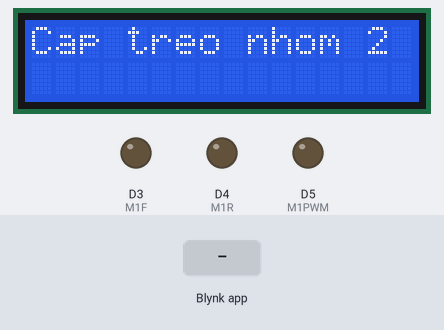
The sketch below on a simulated ESP8266 (NodeMCU). Shown: 16×2 character LCD, output pins drawn as LEDs (lit = HIGH). Inputs (shaded band) come from the test bench. WiFi joins after 1.5 s; servers stay silent unless stated.

Above: at 3.0 s.
3.1 s: Blynk app writes 1 to V1
At 4.0 s:
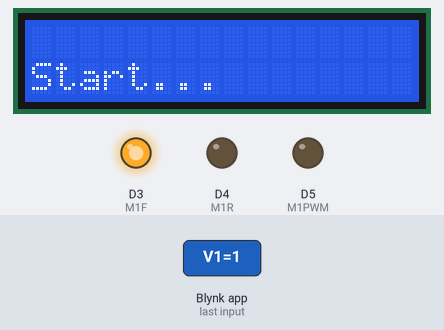
4.6 s: Blynk app writes 0 to V1
At 5.1 s:
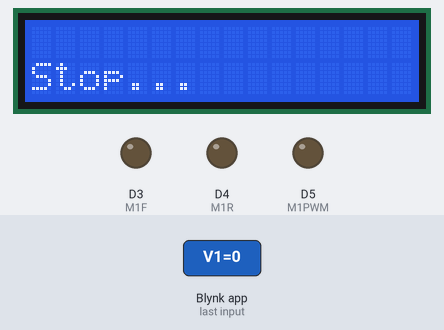
6.1 s: Blynk app writes 1 to V2
At 7.3 s:
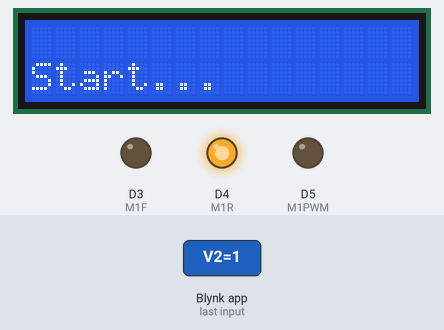
7.6 s: Blynk app writes 1 to V3
At 8.2 s:
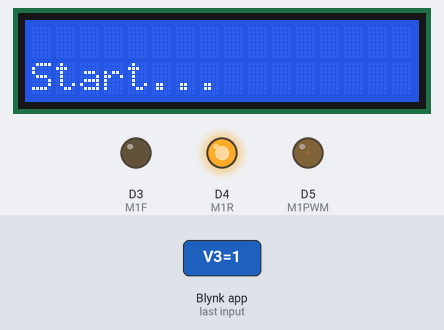
9.1 s: Blynk app writes 200 to V1
At 9.7 s:
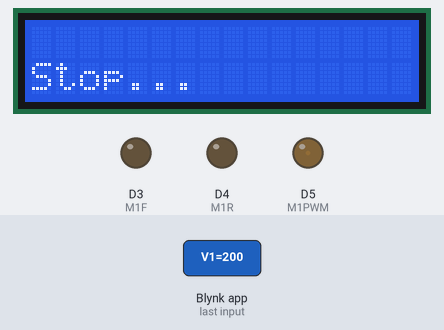
10.6 s: Blynk app writes 200 to V3
At 11.7 s:
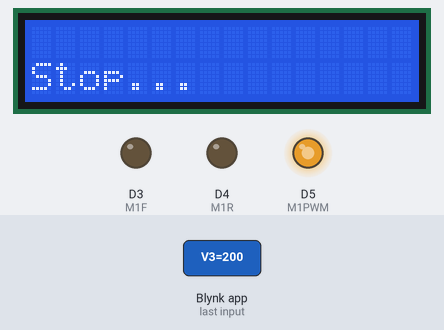
Timing chart, 0 to 13.1 s (numbered marks = the images above; inputs shaded):
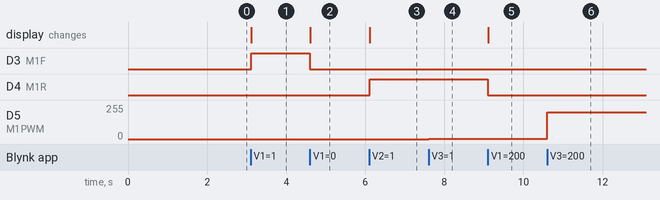

The sketch:

final_code_blynk.ino
```cpp
#define BLYNK_PRINT Serial

#define BLYNK_TEMPLATE_ID "TMPL6ge-1XtPE"
#define BLYNK_TEMPLATE_NAME "Cable car control"
#define BLYNK_AUTH_TOKEN "QmVk3zOxhj-K09rJGXFiH-bs3kzz2Wmg"

#include <ESP8266WiFi.h>
#include <BlynkSimpleEsp8266.h>
#include <LiquidCrystal_I2C.h>
#include <Wire.h>

char auth[] = BLYNK_AUTH_TOKEN;
char ssid[] = "Nha Tro 25 C";  // Nhập tên mạng WiFi của bạn
char pass[] = "matmangroi";    // Nhập mật khẩu mạng WiFi của bạn

int M1PWM = D5;
int M1F = D3;  // GPIO0
int M1R = D4;  // GPIO2
int pinValue1 = 0;
int increment = 15;  // Giá trị tăng/giảm tốc độ (có thể điều chỉnh)
LiquidCrystal_I2C lcd(0x27,16,2);

BLYNK_WRITE(V1)
{
  int buttonState = param.asInt();
  if (buttonState == HIGH)
  {
    lcd.clear();
    lcd.setCursor(0, 1);
    lcd.print("Start...");
    digitalWrite(M1F, HIGH);
    digitalWrite(M1R, LOW);
  }
  else
  {
    digitalWrite(M1F, LOW);
    digitalWrite(M1R, LOW);
    lcd.clear();
    lcd.setCursor(0, 1);
    lcd.print("Stop...");
  }
}

BLYNK_WRITE(V2)
{
  int buttonState = param.asInt();
  if (buttonState == HIGH)
  {
    lcd.clear();
    lcd.setCursor(0, 1);
    lcd.print("Start...");
    digitalWrite(M1F, LOW);
    digitalWrite(M1R, HIGH);
  }
  else
  {
    digitalWrite(M1F, LOW);
    digitalWrite(M1R, LOW);
    lcd.clear();
    lcd.setCursor(0, 1);
    lcd.print("Stop...");
  }
}

BLYNK_WRITE(V3)
{
  int sliderValue = param.asInt();
  analogWrite(M1PWM, sliderValue);
  pinValue1 = sliderValue;
}

BLYNK_WRITE(V4)
{
  int buttonState = param.asInt();
  if (buttonState == HIGH)
  {
    if (pinValue1 < 255 - increment)
    {
      pinValue1 += increment;
    }
    else
    {
      pinValue1 = 255;
    }
    analogWrite(M1PWM, pinValue1);
    Blynk.virtualWrite(V3, pinValue1);
  }
}

BLYNK_WRITE(V5)
{
  int buttonState = param.asInt();
  if (buttonState == HIGH)
  {
    if (pinValue1 > increment)
    {
      pinValue1 -= increment;
    }
    else
    {
      pinValue1 = 0;
    }
    analogWrite(M1PWM, pinValue1);
    Blynk.virtualWrite(V3, pinValue1);
  }
}

void setup()
{
  lcd.init();
  lcd.backlight();
  lcd.print("Cap treo nhom 2");
  pinMode(M1PWM, OUTPUT);
  pinMode(M1F, OUTPUT);
  pinMode(M1R, OUTPUT);
  digitalWrite(M1F, LOW);
  digitalWrite(M1R, LOW);

  Serial.begin(9600);
  Blynk.begin(auth, ssid, pass);
}

void loop()
{
  Blynk.run();
}
```

Measured:
- after the input at 3.1 s, D3 (M1F): LOW → HIGH at once; the display: changes at once (image 1)
- after the input at 4.6 s, D3 (M1F): HIGH → LOW at once; the display: changes at once (image 2)
- after the input at 6.1 s, D4 (M1R): LOW → HIGH at once; the display: changes at once (image 3)
- after the input at 7.6 s, D5 (M1PWM): 0/255 → 1/255 at once
- after the input at 9.1 s, D4 (M1R): HIGH → LOW at once; the display: changes at once (image 5)
- after the input at 10.6 s, D5 (M1PWM): 1/255 → 200/255 at once
